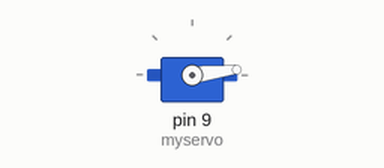
Recording of a sketch running on a simulated Arduino Uno, built with avr-gcc and run on an emulated ATmega328P. Parts: servo.

Above: at 0.05 s.
At 0.5 s:
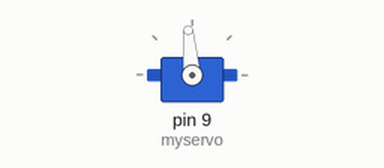
At 0.95 s:
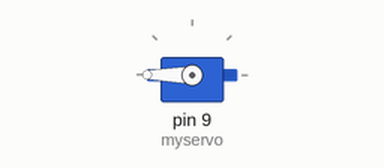
At 1.9 s:
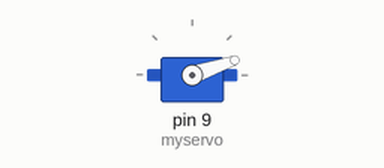
Timing chart, 0 to 8.0 s (numbered marks = the images above):
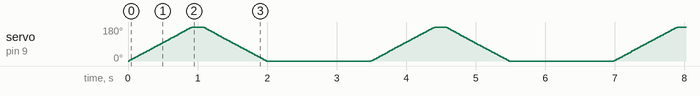

The sketch:

Servo_sweep.ino
```cpp
#include <Servo.h>

Servo myservo;  // create servo object to control a servo
// twelve servo objects can be created on most boards

int pos = 0;    // variable to store the servo position

void setup() {
  myservo.attach(9);  // attaches the servo on pin 9 to the servo object
}

void loop() {
  for (pos = 0; pos <= 180; pos += 1) { // goes from 0 degrees to 180 degrees
    // in steps of 1 degree
    myservo.write(pos);              // tell servo to go to position in variable 'pos'
    delay(5);                       // waits 15ms for the servo to reach the position
  }
  delay(150);
  for (pos = 180; pos >= 0; pos -= 1) { // goes from 180 degrees to 0 degrees
    myservo.write(pos);              // tell servo to go to position in variable 'pos'
    delay(5);                       // waits 15ms for the servo to reach the position
  }
  delay(1500);
}
```
